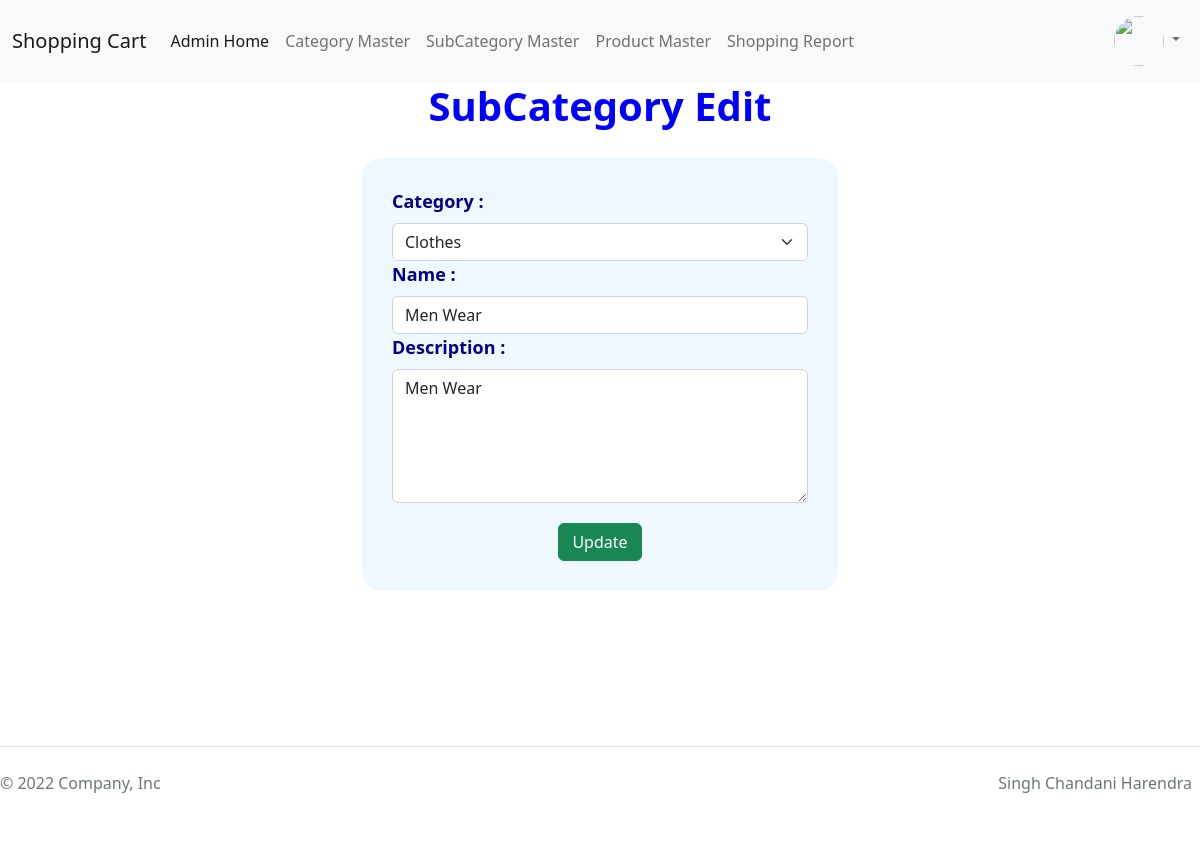
The app's page /A2Q2/subCategoryEdit.php?typeOfUser=Admin&action=edit&eid=1 with its own data.
### tables this page shows
CREATE TABLE `sc_sub_category` (
  `scid` int(5) NOT NULL,
  `cid` int(5) NOT NULL,
  `name` varchar(30) NOT NULL,
  `description` varchar(100) NOT NULL,
  `photo` varchar(100) NOT NULL
);

CREATE TABLE `sc_category` (
  `cid` int(5) NOT NULL,
  `name` varchar(30) NOT NULL,
  `description` varchar(100) NOT NULL,
  `photo` varchar(100) NOT NULL
);

### A2Q2/subCategoryEdit.php (the view, shortened to what this page needs)
<?php
include_once("header.php");
$con = mysqli_connect('localhost','root','','chandani');
if(isset($_GET['action'])){
    if($_GET['action'] == 'edit'){
        $eid = $_GET['eid'];
        if($eid != ""){
            $query = mysqli_query($con,"select count(*) from sc_sub_category where scid = $eid");
            while($countRow = mysqli_fetch_row($query)){
                if($countRow[0] == 1){
                    $query = mysqli_query($con,"select * from sc_sub_category where scid = $eid");
                    while($row = mysqli_fetch_assoc($query)){
                        $cid = $row['cid'];
                        $name = $row['name'];
                        $description = $row['description'];
                    }
                }
                else{
                    echo "<script>alert('No Record Found..');</script>";
                }
            }
        }
    }
}
?>
    <div class="container-fluid" style="min-height:80vh">
        <div class="row">
            <h1 class="title">SubCategory Edit</h1>
            <div class="col-md-3"></div>
            <div class="col-md-6 ">
                <form action="" method="post" class="formRow" enctype="multipart/form-data">
                    <div>
                    <label for="cid" class="form-label">Category : </label>
                    <select name="ddCID" id="cid"  class="form-select" >
                        <?php
                        $query = "select * from sc_category";
                        $result = mysqli_query($con,$query);
                        while($row = mysqli_fetch_assoc($result)){
                        ?>
                        <option value="<?php echo $row['cid'] ?>" <?php if($row['cid'] == $cid){?>selected = "selected"<?php } ?>><?php echo $row['name'] ?></option>
                        <?php
                        }
                        ?>
                    </select>
                    </div>
                    <div>
                    <label for="name" class="form-label">Name : </label>
                    <input type="text" name="txtName" id="name" value="<?php if(isset($name)){ echo $name; }?>" class="form-control" placeholder="Name"/>
                    </div>
                    <div>
                    <label for="description" class="form-label">Description : </label>
                    <textarea name="txtDescription" id="description" cols="30" rows="5" class="form-control"><?php if(isset($description)){ echo $description; }?></textarea>
                    </div>
                    <div style="text-align:center">
                    <input type="submit" name="btnUpdate" id="update" value="Update" class="btn btn-success btn-small"/>
                    </div>
                </form>
            </div>
            <div class="col-md-2"></div>
        </div>
    </div>
<?php
include_once("footer.php");
?>

### A2Q2/css/style.css (style rules this page uses)
.formRow { background-color:aliceblue; border-radius: 20px; padding:30px; margin: 20px 50px; }
.title { text-align: center; font-weight: bold; color:blue; }
label { font-size: large; font-weight: bold; color:darkblue; }
input { font-size: large; font-weight: bold; color:darkblue; width: 100%; }
input[type='submit'],input[type='reset'] { width: 20%; text-align: center; margin-top: 20px; }

### records on screen
sc_sub_category: ddCID "Clothes", txtName "Men Wear", txtDescription "Men Wear"
